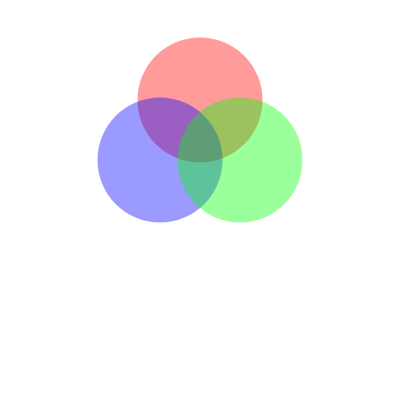
Frame 1 (no input)
Frame 60 (no input): identical to frame 1, image omitted
Frame 120 (the mouse pressed at the canvas centre since frame 60): identical to frame 1, image omitted

The p5.js sketch that drew this single still picture (run headless with seeded random() and noise() and a simulated clock; from frame 60 on, the mouse is pressed at the canvas centre):

// p5.js sketch
// ── sketch.js
function setup() {
  createCanvas(400, 400);
}

function draw() {
 
  background(255,255,255);
  
  noStroke();
  
  fill(255, 0, 0, 100);
  circle(200, 100, 125);
  
  fill(0, 0, 255, 100)
  circle(160, 160, 125);
  
  fill(0, 255, 0, 100);
  circle(240, 160, 125);
}
